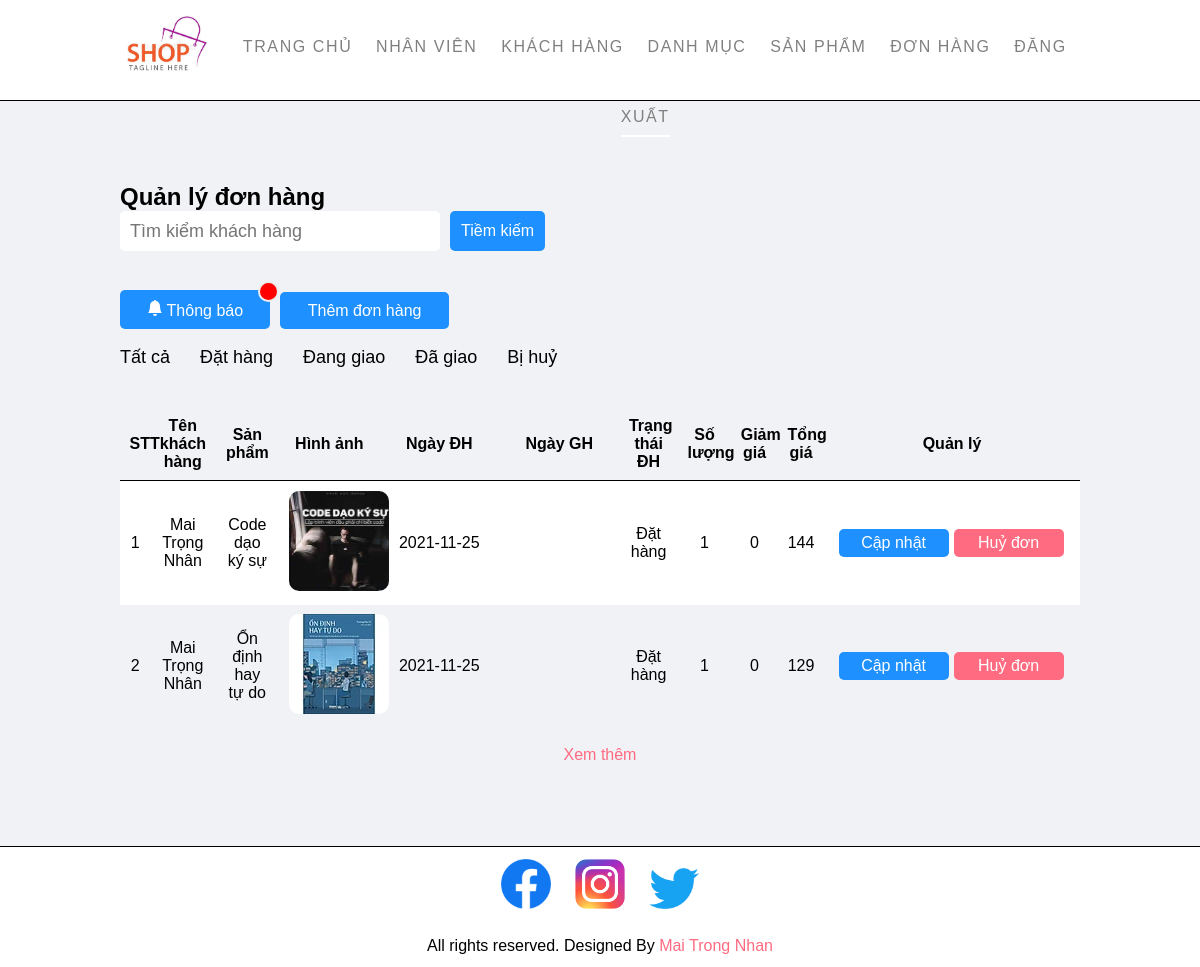
/Admin/manager-order.php?filter=2 (signed in), run on an earlier commit of the app's database.
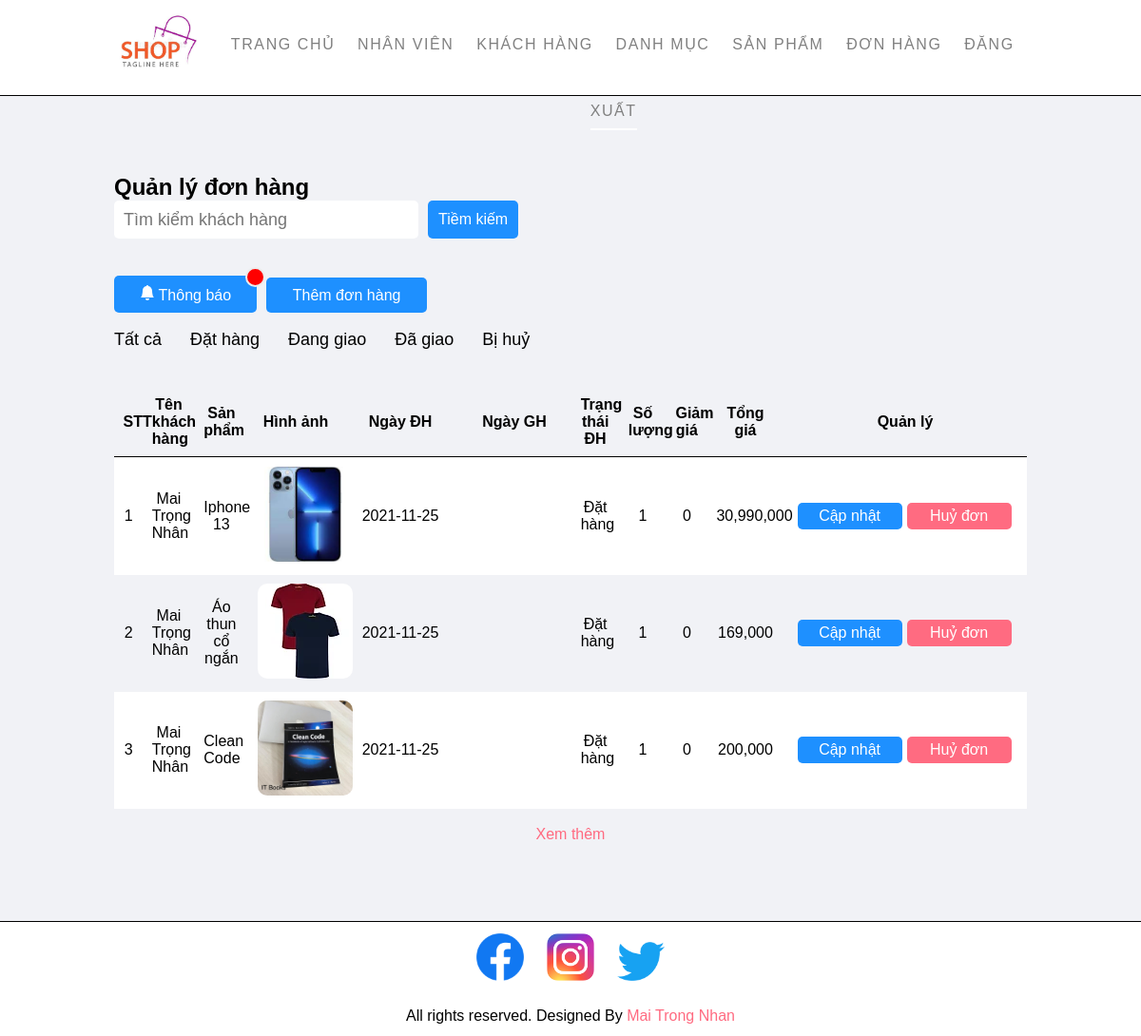
And on a later commit of the database.
### tables this page shows
CREATE TABLE `DatHang` (
  `SoDonDH` int(5) NOT NULL,
  `MSKH` int(5) DEFAULT NULL,
  `MSNV` int(5) DEFAULT NULL,
  `MaDC` int(5) DEFAULT NULL,
  `NgayDH` date DEFAULT NULL,
  `NgayGH` date DEFAULT NULL,
  `TrangThaiDH` varchar(50) DEFAULT NULL
);

CREATE TABLE `KhachHang` (
  `MSKH` int(5) NOT NULL,
  `HoTenKH` varchar(50) DEFAULT NULL,
  `UserName` varchar(50) NOT NULL,
  `Password` varchar(50) NOT NULL,
  `TenCongTy` varchar(50) DEFAULT NULL,
  `SoDienThoai` varchar(10) DEFAULT NULL CHECK (1 = `SoDienThoai` regexp '^[0-9]{10}$'),
  `SoFax` varchar(20) DEFAULT NULL
);

CREATE TABLE `HangHoa` (
  `MSHH` int(5) NOT NULL,
  `TenHH` varchar(100) DEFAULT NULL,
  `QuyCach` varchar(2000) DEFAULT NULL,
  `Gia` int(20) DEFAULT NULL,
  `SoLuongHang` int(10) DEFAULT NULL,
  `MaLoaiHang` int(5) DEFAULT NULL
);

CREATE TABLE `HinhHangHoa` (
  `MaHinh` int(5) NOT NULL,
  `TenHinh` varchar(200) DEFAULT NULL,
  `MSHH` int(5) DEFAULT NULL
);

CREATE TABLE `ChiTietDatHang` (
  `SoDonDH` int(5) NOT NULL,
  `MSHH` int(5) NOT NULL,
  `SoLuong` int(5) DEFAULT NULL,
  `GiaDatHang` int(10) DEFAULT NULL,
  `GiamGia` int(10) DEFAULT NULL
);

### Config/connect.php (called while the page is built, shortened)
<?php
function executeSQLResult ($conn, $sql) {
    $result = mysqli_query($conn, $sql);
    $data = array();
    while ($row = mysqli_fetch_array($result)) {
        $data[] = $row;
    }
    return $data;
}
?>

### Admin/manager-order.php (the view, shortened to what this page needs)
<?php
include('./layouts/header.php');
?>
            <?php
            $conn = connectToDatabase();
            $status_order = 'Đặt hàng';
            $sql = "SELECT COUNT(SoDonDH) AS SoLuong FROM DatHang WHERE TrangThaiDH='$status_order'";
            $result = executeSQLResult($conn, $sql);
            $amount_new_order = $result[0]['SoLuong'];
            ?>
            <?php
            $status_order = 'Bị huỷ';
            $sql = "SELECT COUNT(SoDonDH) AS SoLuong FROM DatHang WHERE TrangThaiDH='$status_order'";
            ?>
<section class="main text-content">
    <div class="container">
        <h1>Quản lý đơn hàng</h1>
        <div class="search">
            <input type="text" name='search' class="search-input" placeholder="Tìm kiểm khách hàng">
            <button class="search-btn btn-primary" id="load-search-order"> Tiềm kiếm </button>
        </div>
        <br>
        <div class="group-btn-notification">
            <?php
            if ($amount_new_order > 0) {
            ?>
                <div class="on-notification"></div>
            <?php
            }
            ?>
            <button id="btn-notification" class="btn-200 btn-primary btn-add-order">
                <svg xmlns="http://www.w3.org/2000/svg" width="16" height="16" fill="currentColor" class="bi bi-bell-fill" viewBox="0 0 16 16">
                    <path d="M8 16a2 2 0 0 0 2-2H6a2 2 0 0 0 2 2zm.995-14.901a1 1 0 1 0-1.99 0A5.002 5.002 0 0 0 3 6c0 1.098-.5 6-2 7h14c-1.5-1-2-5.902-2-7 0-2.42-1.72-4.44-4.005-4.901z" />
                </svg>
                <span>Thông báo</span>
            </button>
            <a href="add-order.php" class="btn-200 btn-primary btn-add-order">Thêm đơn hàng</a>
        </div>
        <br>
        <div class="menu-filter">
            <ul>
                <a href=<?php echo URL . 'admin/manager-order.php?filter=1'; ?>>
                    <li>Tất cả</li>
                </a>
                <a href=<?php echo URL . 'admin/manager-order.php?filter=2'; ?>>
                    <li>Đặt hàng</li>
                </a>
                <a href=<?php echo URL . 'admin/manager-order.php?filter=3'; ?>>
                    <li>Đang giao</li>
                </a>
                <a href=<?php echo URL . 'admin/manager-order.php?filter=4'; ?>>
                    <li>Đã giao</li>
                </a>
                <a href=<?php echo URL . 'admin/manager-order.php?filter=5'; ?>>
                    <li>Bị huỷ</li>
                </a>
            </ul>
        </div>
        <br><br>
        <table class="tbl-manager">
            <tr>
                <th>STT</th>
                <th>Tên khách hàng</th>
                <th>Sản phẩm</th>
                <th>Hình ảnh</th>
                <th>Ngày ĐH</th>
                <th>Ngày GH</th>
                <th>Trạng thái ĐH</th>
                <th>Số lượng</th>
                <th>Giảm giá</th>
                <th>Tổng giá</th>
                <th>Quản lý</th>
            </tr>
            <?php
            if (isset($_GET['filter'])) {
                $filter = $_GET['filter'];
            } else {
                $filter = 1;
            }
            switch ($filter) {
                case 2:
                    $sql = "SELECT A.SoDonDH, B.HoTenKH, A.NgayDH, A.NgayGH, A.TrangThaiDH, E.GiamGia, E.SoLuong, E.GiaDatHang, F.TenHH, F.MSHH
                    FROM ( DatHang AS A LEFT JOIN KhachHang AS B ON A.MSKH = B.MSKH ), ChiTietDatHang AS E, HangHoa AS F
                    WHERE A.SoDonDH = E.SoDonDH
                        AND E.MSHH = F.MSHH
                        AND A.TrangThaiDH = 'Đặt hàng'
                        ORDER BY A.SoDonDH DESC LIMIT 10";
                    break;
            }
            $listOrder = executeSQLResult($conn, $sql);
            for ($i = 1; $i <= count($listOrder); $i++) {
                $codeProduct = $listOrder[$i - 1]['MSHH'];
                $noOrder = $listOrder[$i - 1]['SoDonDH'];
                $nameCustomer = $listOrder[$i - 1]['HoTenKH'];
                $product = $listOrder[$i - 1]['TenHH'];
                $dayOrder = $listOrder[$i - 1]['NgayDH'];
                $dayShip = $listOrder[$i - 1]['NgayGH'];
                $statusOrder = $listOrder[$i - 1]['TrangThaiDH'];
                $quality = $listOrder[$i - 1]['SoLuong'];
                $discount = $listOrder[$i - 1]['GiamGia'];
                $total = $listOrder[$i - 1]['GiaDatHang'];
                $total = strval($total);
                $index = strlen($total) - 3;
                while ($index > 0) {
                    $total = substr($total, 0, $index).",".substr($total, $index);
                     $index = $index - 3;
                }
                $sql = "SELECT * FROM HinhHangHoa WHERE MSHH = $codeProduct LIMIT 1";
                $result_image = executeSQLResult($conn, $sql);
                $image_name = $result_image[0]['TenHinh'];
                $pathImage = URL . 'images/products/' . $image_name;
                if ($i % 2 == 0) {
            ?>
                    <tr class="text-center">
                        <td><?php echo $i; ?></td>
                        <td><?php echo $nameCustomer; ?></td>
                        <td><?php echo $product; ?></td>
                        <td><a href=<?php echo $pathImage; ?>><img src=<?php echo $pathImage; ?> width="100px" height="100px" alt="No image" class="img-category"></a></td>
                        <td class="day-order"><?php echo $dayOrder; ?></td>
                        <td class="day-order"><?php echo $dayShip; ?></td>
                        <td><?php echo $statusOrder; ?></td>
                        <td><?php echo $quality; ?></td>
                        <td><?php echo $discount; ?></td>
                        <td><?php echo $total; ?></td>
                        <td>
                            <a href=<?php echo URL . "admin/update-order.php?noOrder=" . $noOrder . "&filter=" . $filter; ?> class="btn-primary">Cập nhật</a>
                            <a href=<?php echo URL . "admin/cancel-order.php?noOrder=" . $noOrder . "&filter=" . $filter; ?> class="btn-danger">Huỷ đơn</a>
                        </td>
                    </tr>
                <?php
                } else {
                ?>
                    <tr class="white text-center">
                        <td><?php echo $i; ?></td>
                        <td><?php echo $nameCustomer; ?></td>
                        <td><?php echo $product; ?></td>
                        <td><a href=<?php echo $pathImage; ?>><img src=<?php echo $pathImage; ?> width="100px" height="100px" alt="No image" class="img-category"></a></td>
                        <td class="day-order"><?php echo $dayOrder; ?></td>
                        <td class="day-order"><?php echo $dayShip; ?></td>
                        <td><?php echo $statusOrder; ?></td>
                        <td><?php echo $quality; ?></td>
                        <td><?php echo $discount; ?></td>
                        <td><?php echo $total; ?></td>
                        <td>
                            <a href=<?php echo URL . "admin/update-order.php?noOrder=" . $noOrder . "&filter=" . $filter; ?> class="btn-primary">Cập nhật</a>
                            <a href=<?php echo URL . "admin/cancel-order.php?noOrder=" . $noOrder . "&filter=" . $filter; ?> class="btn-danger">Huỷ đơn</a>
                        </td>
                    </tr>
            <?php
                }
            }
            ?>
        </table>
        <br>
        <p class="text-center pink load-more" id="load-order">Xem thêm</p>
    </div>
</section>
<?php
include('./layouts/footer.php');
?>

### Admin/layouts/header.php (shortened to what this page needs)
<?php
include('../config/connect.php');
?>
<!DOCTYPE html>
<html lang="en">
<head>
    <link rel="stylesheet" href="./css/style.css?v=1.1">
</head>
<body>
    <section class="menu text-center">
        <div class="container">
            <div class="logo">
                <a href="#" title="Logo">
                    <img src="./images/for-web/logo.jpeg" alt="Restaurant Logo" class="img-responsive">
                </a>
            </div>
            <ul>
                <li><a href=<?php echo URL . "admin/index.php"; ?>>Trang Chủ</a></li>
                <li><a href=<?php echo URL . "admin/manager-admin.php"; ?>>Nhân Viên</a></li>
                <li><a href=<?php echo URL . "admin/manager-customer.php"; ?>>Khách hàng</a></li>
                <li><a href=<?php echo URL . "admin/manager-categories.php"; ?>>Danh Mục</a></li>
                <li><a href=<?php echo URL . "admin/manager-products.php"; ?>>Sản Phẩm</a></li>
                <li><a href=<?php echo URL . "admin/manager-order.php?filter=1"; ?>>Đơn Hàng</a></li>
                <li><a href=<?php echo URL . "admin/logout.php"; ?>>Đăng Xuất</a></li>
            </ul>
        </div>
    </section>

### Admin/layouts/footer.php (shortened to what this page needs)
 <section class="social">
        <div class="container text-center">
            <ul>
                <li>
                    <a href="#"><img width="50px" src="../Customer/images/for-web/Logo-facebook.png" /></a>
                </li>
                <li>
                    <a href="#"><img width="50px" src="../Customer/images/for-web/Logo-Instagram.png" /></a>
                </li>
                <li>
                    <a href="#"><img width="50px" src="../Customer/images/for-web/Logo-Tiwtter.png" /></a>
                </li>
            </ul>
        </div>
    </section>
    <section class="footer">
        <div class="container text-center">
            <p>All rights reserved. Designed By <a href="#" class="pink">Mai Trong Nhan</a></p>
        </div>
    </section>
</body>
</html>

### Admin/css/style.css (style rules this page uses)
* { margin: 0; padding: 0; font-family: Arial, Helvetica, sans-serif; }
body { margin: 0; padding: 0; width: 100%; }
.container { width: 80%; margin: 0 auto; padding: 1%; }
.text-center { text-align: center; }
.pink { color: #ff6b81; }
.white { background-color: white; }
.btn-200 { width: 150px; border: 0; }
.btn-primary { background-color: #1e90ff; padding: 1%; border: 0; border-radius: 5px; color: white; text-decoration: none; display: block; text-align: center; }
.btn-danger { background-color: #ff6b81; padding: 1%; border-radius: 5px; color: white; text-decoration: none; display: block; text-align: center; }
a { text-decoration: none; }
.logo { float: left; width: 100px; }
.logo img { width: 100px; }
.menu { height: 100px; margin: 0; border-bottom: 1px solid; }
.menu ul { list-style-type: none; }
.menu ul li { margin: 1%; display: inline; line-height: 70px; }
.menu ul li a { color: gray; font-weight: normal; font-size: 16px; letter-spacing: 0.1em; text-transform: uppercase; padding-bottom: 1%; border-bottom: 2px solid #fff; }
.main { background-color: #f1f2f6; padding-top: 70px; padding-bottom: 70px; border-bottom: 1px solid; }
.tbl-manager { width: 100%; padding: 0; margin: 0; border-spacing: 0; }
.tbl-manager tr th { border-bottom: 1px solid black; padding: 1%; margin-left: 100px; }
.tbl-manager tr td { padding: 1%; }
.tbl-manager tr td:last-child { width: 16em; }
.tbl-manager tr td:last-child a { width: 100px; float: left; padding: 5px; margin-left: 5px; }
.social ul { list-style-type: none; }
.social ul li { display: inline; padding: 1%; }
.img-category { border-radius: 10px; }
.menu-filter ul { list-style-type: none; font-size: 18px; }
.menu-filter ul li { font-size: 18px; float: left; margin-right: 30px; color: #000; border-bottom: 3px solid #f1f2f6; transition: 0.2s all; }
.day-order { width: 120px; }
.btn-add-order { float: left; margin-right: 10px; }
.group-btn-notification a { margin-top: 2px; }
button span { font-size: 16px; }
.on-notification { width: 17px; height: 17px; border-radius: 17px; background-color: red; border: 2px solid #ececec; position: relative; z-index: 10px; top: 12px; left: 138px; }
.load-more { cursor: pointer; }
.search { width: 100%; }
.search-input { width: 300px; height: 40px; border-radius: 5px; border: 0; font-size: 18px; padding: 0 10px 0 10px; float: left; }
.search-btn { font-size: 16px; margin-left: 10px; padding: 11px; float: left; }

What changed in the data, as far as the page shows it:
removed dathang: MSKH.HoTenKH "Mai Trọng Nhân", hanghoa.TenHH "Code dạo ký sự", hinhhanghoa.TenHinh (picture), NgayDH "2021-11-25", TrangThaiDH "Đặt hàng", chitietdathang.SoLuong "1", chitietdathang.GiamGia "0", chitietdathang.GiaDatHang "144"
removed dathang: MSKH.HoTenKH "Mai Trọng Nhân", hanghoa.TenHH "Ổn định hay tự do", hinhhanghoa.TenHinh (picture), NgayDH "2021-11-25", TrangThaiDH "Đặt hàng", chitietdathang.SoLuong "1", chitietdathang.GiamGia "0", chitietdathang.GiaDatHang "129"
added dathang: MSKH.HoTenKH "Mai Trọng Nhân", hanghoa.TenHH "Iphone 13", hinhhanghoa.TenHinh (picture), NgayDH "2021-11-25", TrangThaiDH "Đặt hàng", chitietdathang.SoLuong "1", chitietdathang.GiamGia "0", chitietdathang.GiaDatHang "30,990,000"
added dathang: MSKH.HoTenKH "Mai Trọng Nhân", hanghoa.TenHH "Áo thun cổ ngắn", hinhhanghoa.TenHinh (picture), NgayDH "2021-11-25", TrangThaiDH "Đặt hàng", chitietdathang.SoLuong "1", chitietdathang.GiamGia "0", chitietdathang.GiaDatHang "169,000"
added dathang: MSKH.HoTenKH "Mai Trọng Nhân", hanghoa.TenHH "Clean Code", hinhhanghoa.TenHinh (picture), NgayDH "2021-11-25", TrangThaiDH "Đặt hàng", chitietdathang.SoLuong "1", chitietdathang.GiamGia "0", chitietdathang.GiaDatHang "200,000"
